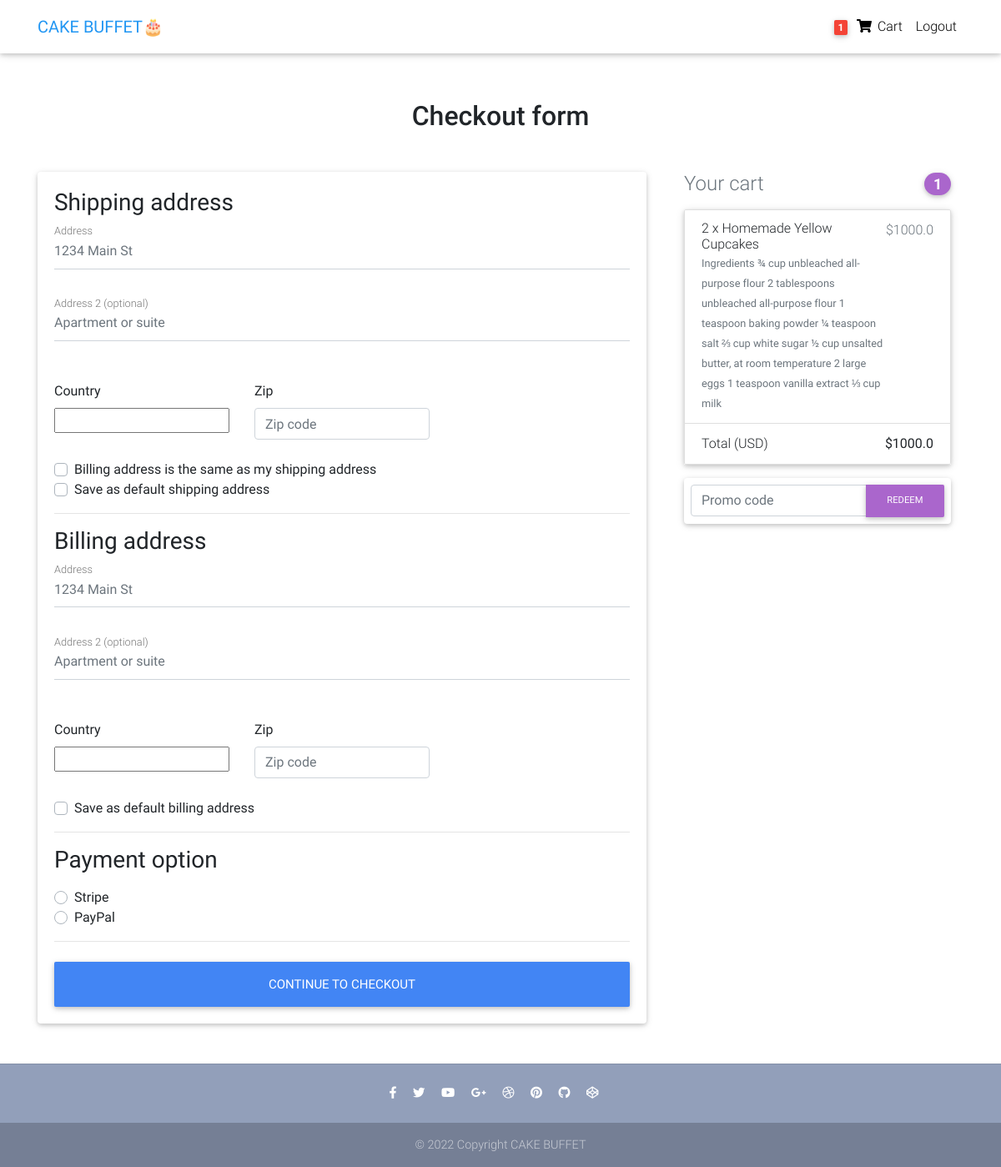
Screenshot of /checkout/ (signed in) with the database file from the repository.
### core/models.py (models this page shows, shortened)
class Order(models.Model):
    user = models.ForeignKey(settings.AUTH_USER_MODEL,
                             on_delete=models.CASCADE)
    ref_code = models.CharField(max_length=20, blank=True, null=True)
    items = models.ManyToManyField(OrderItem)
    start_date = models.DateTimeField(auto_now_add=True)
    ordered_date = models.DateTimeField()
    ordered = models.BooleanField(default=False)
    shipping_address = models.ForeignKey(
        'Address', related_name='shipping_address', on_delete=models.SET_NULL, blank=True, null=True)
    billing_address = models.ForeignKey(
        'Address', related_name='billing_address', on_delete=models.SET_NULL, blank=True, null=True)
    payment = models.ForeignKey(
        'Payment', on_delete=models.SET_NULL, blank=True, null=True)
    coupon = models.ForeignKey(
        'Coupon', on_delete=models.SET_NULL, blank=True, null=True)
    being_delivered = models.BooleanField(default=False)
    received = models.BooleanField(default=False)
    refund_requested = models.BooleanField(default=False)
    refund_granted = models.BooleanField(default=False)
    def get_total(self):
        total = 0
        for order_item in self.items.all():
            total += order_item.get_final_price()
        if self.coupon:
            total -= self.coupon.amount
        return total

class OrderItem(models.Model):
    user = models.ForeignKey(settings.AUTH_USER_MODEL,
                             on_delete=models.CASCADE)
    ordered = models.BooleanField(default=False)
    item = models.ForeignKey(Item, on_delete=models.CASCADE)
    quantity = models.IntegerField(default=1)
    def get_total_discount_item_price(self):
        return self.quantity * self.item.discount_price
    def get_final_price(self):
        if self.item.discount_price:
            return self.get_total_discount_item_price()
        return self.get_total_item_price()

class Item(models.Model):
    title = models.CharField(max_length=100)
    price = models.FloatField()
    discount_price = models.FloatField(blank=True, null=True)
    category = models.CharField(choices=CATEGORY_CHOICES, max_length=2)
    label = models.CharField(choices=LABEL_CHOICES, max_length=1)
    slug = models.SlugField()
    description = models.TextField()
    image = models.ImageField()
    class Meta:
        ordering = ['-id']

### core/views.py (the view, shortened to what this page needs)
# urls.py: path('checkout/', CheckoutView.as_view(), name='checkout'),
class CheckoutView(View):
    def get(self, *args, **kwargs):
        try:
            order = Order.objects.get(user=self.request.user, ordered=False)
            form = CheckoutForm()
            context = {
                'form': form,
                'couponform': CouponForm(),
                'order': order,
                'DISPLAY_COUPON_FORM': True
            }
            shipping_address_qs = Address.objects.filter(
                user=self.request.user,
                address_type='S',
                default=True
            )
            if shipping_address_qs.exists():
                context.update(
                    {'default_shipping_address': shipping_address_qs[0]})
            billing_address_qs = Address.objects.filter(
                user=self.request.user,
                address_type='B',
                default=True
            )
            if billing_address_qs.exists():
                context.update(
                    {'default_billing_address': billing_address_qs[0]})
            return render(self.request, "checkout.html", context)
        except ObjectDoesNotExist:
            messages.info(self.request, "You do not have an active order")
            return redirect("core:checkout")

### core/forms.py
class CheckoutForm(forms.Form):
    shipping_address = forms.CharField(required=False)
    shipping_address2 = forms.CharField(required=False)
    shipping_country = CountryField(blank_label='(select country)').formfield(
        required=False,
        widget=CountrySelectWidget(attrs={
            'class': 'custom-select d-block w-100',
        }))
    shipping_zip = forms.CharField(required=False)
    billing_address = forms.CharField(required=False)
    billing_address2 = forms.CharField(required=False)
    billing_country = CountryField(blank_label='(select country)').formfield(
        required=False,
        widget=CountrySelectWidget(attrs={
            'class': 'custom-select d-block w-100',
        }))
    billing_zip = forms.CharField(required=False)
    same_billing_address = forms.BooleanField(required=False)
    set_default_shipping = forms.BooleanField(required=False)
    use_default_shipping = forms.BooleanField(required=False)
    set_default_billing = forms.BooleanField(required=False)
    use_default_billing = forms.BooleanField(required=False)
    payment_option = forms.ChoiceField(
        widget=forms.RadioSelect, choices=PAYMENT_CHOICES)

class CouponForm(forms.Form):
    code = forms.CharField(widget=forms.TextInput(attrs={
        'class': 'form-control',
        'placeholder': 'Promo code',
        'aria-label': 'Recipient\'s username',
        'aria-describedby': 'basic-addon2'
    }))

### core/templatetags/cart_template_tags.py (called while the page is built)
@register.filter
def cart_item_count(user):
    if user.is_authenticated:
        qs = Order.objects.filter(user=user, ordered=False)
        if qs.exists():
            return qs[0].items.count()
    return 0

### templates/checkout.html (shortened to what this page needs)
{% extends "base.html" %}
{% load crispy_forms_tags %}
{% block content %}
  <main >
    <div class="container wow fadeIn">
      <h2 class="my-5 h2 text-center">Checkout form</h2>
      <div class="row">
        <div class="col-md-8 mb-4">
          <div class="card">
            <form method="POST" class="card-body">
              <h3>Shipping address</h3>
              <div class='hideable_shipping_form'>
                <div class="md-form mb-5">
                  <input type='text' placeholder='1234 Main St' id='shipping_address' name='shipping_address' class='form-control' />
                  <label for="shipping_address" class="">Address</label>
                </div>
                <div class="md-form mb-5">
                  <input type='text' placeholder='Apartment or suite' id='shipping_address2' name='shipping_address2' class='form-control' />
                  <label for="shipping_address2" class="">Address 2 (optional)</label>
                </div>
                <div class="row">
                  <div class="col-lg-4 col-md-12 mb-4">
                    <label for="country">Country</label>
                    {{ form.shipping_country }}
                  </div>
                  <div class="col-lg-4 col-md-6 mb-4">
                    <label for="shipping_zip">Zip</label>
                    <input type='text' placeholder='Zip code' id='shipping_zip' name='shipping_zip' class='form-control' />
                  </div>
                </div>
                <div class="custom-control custom-checkbox">
                  <label class="custom-control-label" for="same_billing_address">Billing address is the same as my shipping address</label>
                </div>
                <div class="custom-control custom-checkbox">
                  <label class="custom-control-label" for="set_default_shipping">Save as default shipping address</label>
                </div>
              </div>
              <hr>
              <h3>Billing address</h3>
              <div class='hideable_billing_form'>
                <div class="md-form mb-5">
                  <input type='text' placeholder='1234 Main St' id='billing_address' name='billing_address' class='form-control' />
                  <label for="billing_address" class="">Address</label>
                </div>
                <div class="md-form mb-5">
                  <input type='text' placeholder='Apartment or suite' id='billing_address2' name='billing_address2' class='form-control' />
                  <label for="billing_address2" class="">Address 2 (optional)</label>
                </div>
                <div class="row">
                  <div class="col-lg-4 col-md-12 mb-4">
                    <label for="country">Country</label>
                    {{ form.billing_country }}
                  </div>
                  <div class="col-lg-4 col-md-6 mb-4">
                    <label for="billing_zip">Zip</label>
                    <input type='text' placeholder='Zip code' id='billing_zip' name='billing_zip' class='form-control' />
                  </div>
                </div>
                <div class="custom-control custom-checkbox">
                  <label class="custom-control-label" for="set_default_billing">Save as default billing address</label>
                </div>
              </div>
              <hr>
              <h3>Payment option</h3>
              <div class="d-block my-3">
                {% for value, name in form.fields.payment_option.choices %}
                <div class="custom-control custom-radio">
                  <label class="custom-control-label" for="{{ name }}">{{ name }}</label>
                </div>
                {% endfor %}
              </div>
              <hr class="mb-4">
              <button class="btn btn-primary btn-lg btn-block" type="submit">Continue to checkout</button>
            </form>
          </div>
        </div>
        <div class="col-md-4 mb-4">
          {% include "order_snippet.html" %}
        </div>
      </div>
    </div>
  </main>
{% endblock content %}

### templates/navbar.html (shortened to what this page needs)
{% load cart_template_tags %}
<nav class="navbar fixed-top navbar-expand-lg navbar-light white scrolling-navbar">
    <div class="container">
      <a class="navbar-brand waves-effect" href="/">
        <strong class="blue-text">CAKE BUFFET🎂</strong>
      </a>
      <div class="collapse navbar-collapse" id="navbarSupportedContent">
        <ul class="navbar-nav nav-flex-icons">
          {% if request.user.is_authenticated %}
          <li class="nav-item">
            <a href="{% url 'core:order-summary' %}" class="nav-link waves-effect">
              <span class="badge red z-depth-1 mr-1"> {{ request.user|cart_item_count }} </span>
              <i class="fas fa-shopping-cart"></i>
              <span class="clearfix d-none d-sm-inline-block"> Cart </span>
            </a>
          </li>
          <li class="nav-item">
            <a class="nav-link waves-effect" href="{% url 'account_logout' %}">
              <span class="clearfix d-none d-sm-inline-block"> Logout </span>
            </a>
          </li>
          {% endif %}
        </ul>
      </div>
    </div>
  </nav>

### templates/order_snippet.html (shortened to what this page needs)
<div class="col-md-12 mb-4">
    <h4 class="d-flex justify-content-between align-items-center mb-3">
    <span class="text-muted">Your cart</span>
    <span class="badge badge-secondary badge-pill">{{ order.items.count }}</span>
    </h4>
    <ul class="list-group mb-3 z-depth-1">
    {% for order_item in order.items.all %}
    <li class="list-group-item d-flex justify-content-between lh-condensed">
        <div>
        <h6 class="my-0">{{ order_item.quantity }} x {{ order_item.item.title}}</h6>
        <small class="text-muted">{{ order_item.item.description}}</small>
        </div>
        <span class="text-muted">${{ order_item.get_final_price }}</span>
    </li>
    {% endfor %}
    <li class="list-group-item d-flex justify-content-between">
        <span>Total (USD)</span>
        <strong>${{ order.get_total }}</strong>
    </li>
    </ul>
    {% if DISPLAY_COUPON_FORM %}
    <form class="card p-2" action="{% url 'core:add-coupon' %}" method="POST">
        <div class="input-group">
            {{ couponform.code }}
            <div class="input-group-append">
            <button class="btn btn-secondary btn-md waves-effect m-0" type="submit">Redeem</button>
            </div>
        </div>
    </form>
    {% endif %}
</div>

### templates/base.html (style rules this page uses)
html, body, header, .carousel { height: 60vh; }

### rows the page displays
Order: items.count "1", get_total "1000.0"
OrderItem: quantity "2", item "Homemade Yellow Cupcakes", item.description "Ingredients ¾ cup unbleached all-purpose flour 2 tablespoons unbleached all-purpose flour 1 teaspoon baking powder ¼ teaspoon salt ⅔ cup white sugar ½ cup unsalted butter, at room temperature 2 large eggs 1 teaspoon vanilla extract ⅓ cup milk", get_final_price "1000.0"

### other values shown
{{ request.user|cart_item_count }} "1"
{{ name }} "Stripe" "PayPal"
